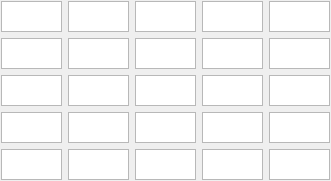
   <widget class="QWidget" name="gridLayoutWidget_2">
    <property name="geometry">
     <rect>
      <x>490</x>
      <y>90</y>
      <width>331</width>
      <height>181</height>
     </rect>
    </property>
    <layout class="QGridLayout" name="gridLayoutMatrixB">
     <property name="sizeConstraint">
      <enum>QLayout::SetDefaultConstraint</enum>
     </property>
     <property name="leftMargin">
      <number>1</number>
     </property>
     <property name="topMargin">
      <number>1</number>
     </property>
     <property name="rightMargin">
      <number>1</number>
     </property>
     <property name="bottomMargin">
      <number>1</number>
     </property>
     <item row="6" column="0">
      <widget class="QPlainTextEdit" name="plainTextEdit_B_5_1">
       <property name="minimumSize">
        <size>
         <width>61</width>
         <height>31</height>
        </size>
       </property>
       <property name="maximumSize">
        <size>
         <width>61</width>
         <height>31</height>
        </size>
       </property>
       <property name="verticalScrollBarPolicy">
        <enum>Qt::ScrollBarAlwaysOff</enum>
       </property>
       <property name="horizontalScrollBarPolicy">
        <enum>Qt::ScrollBarAlwaysOff</enum>
       </property>
       <property name="tabChangesFocus">
        <bool>true</bool>
       </property>
       <property name="lineWrapMode">
        <enum>QPlainTextEdit::NoWrap</enum>
       </property>
      </widget>
     </item>
     <item row="2" column="0">
      <widget class="QPlainTextEdit" name="plainTextEdit_B_3_1">
       <property name="minimumSize">
        <size>
         <width>61</width>
         <height>31</height>
        </size>
       </property>
       <property name="maximumSize">
        <size>
         <width>61</width>
         <height>31</height>
        </size>
       </property>
       <property name="verticalScrollBarPolicy">
        <enum>Qt::ScrollBarAlwaysOff</enum>
       </property>
       <property name="horizontalScrollBarPolicy">
        <enum>Qt::ScrollBarAlwaysOff</enum>
       </property>
       <property name="tabChangesFocus">
        <bool>true</bool>
       </property>
       <property name="lineWrapMode">
        <enum>QPlainTextEdit::NoWrap</enum>
       </property>
      </widget>
     </item>
     <item row="2" column="5">
      <widget class="QPlainTextEdit" name="plainTextEdit_B_3_4">
       <property name="minimumSize">
        <size>
         <width>61</width>
         <height>31</height>
        </size>
       </property>
       <property name="maximumSize">
        <size>
         <width>61</width>
         <height>31</height>
        </size>
       </property>
       <property name="verticalScrollBarPolicy">
        <enum>Qt::ScrollBarAlwaysOff</enum>
       </property>
       <property name="horizontalScrollBarPolicy">
        <enum>Qt::ScrollBarAlwaysOff</enum>
       </property>
       <property name="tabChangesFocus">
        <bool>true</bool>
       </property>
       <property name="lineWrapMode">
        <enum>QPlainTextEdit::NoWrap</enum>
       </property>
      </widget>
     </item>
     <item row="5" column="7">
      <widget class="QPlainTextEdit" name="plainTextEdit_B_4_5">
       <property name="minimumSize">
        <size>
         <width>61</width>
         <height>31</height>
        </size>
       </property>
       <property name="maximumSize">
        <size>
         <width>61</width>
         <height>31</height>
        </size>
       </property>
       <property name="verticalScrollBarPolicy">
        <enum>Qt::ScrollBarAlwaysOff</enum>
       </property>
       <property name="horizontalScrollBarPolicy">
        <enum>Qt::ScrollBarAlwaysOff</enum>
       </property>
       <property name="tabChangesFocus">
        <bool>true</bool>
       </property>
       <property name="lineWrapMode">
        <enum>QPlainTextEdit::NoWrap</enum>
       </property>
      </widget>
     </item>
     <item row="2" column="7">
      <widget class="QPlainTextEdit" name="plainTextEdit_B_3_5">
       <property name="minimumSize">
        <size>
         <width>61</width>
         <height>31</height>
        </size>
       </property>
       <property name="maximumSize">
        <size>
         <width>61</width>
         <height>31</height>
        </size>
       </property>
       <property name="verticalScrollBarPolicy">
        <enum>Qt::ScrollBarAlwaysOff</enum>
       </property>
       <property name="horizontalScrollBarPolicy">
        <enum>Qt::ScrollBarAlwaysOff</enum>
       </property>
       <property name="tabChangesFocus">
        <bool>true</bool>
       </property>
       <property name="lineWrapMode">
        <enum>QPlainTextEdit::NoWrap</enum>
       </property>
      </widget>
     </item>
     <item row="5" column="0">
      <widget class="QPlainTextEdit" name="plainTextEdit_B_4_1">
       <property name="minimumSize">
        <size>
         <width>61</width>
         <height>31</height>
        </size>
       </property>
       <property name="maximumSize">
        <size>
         <width>61</width>
         <height>31</height>
        </size>
       </property>
       <property name="verticalScrollBarPolicy">
        <enum>Qt::ScrollBarAlwaysOff</enum>
       </property>
       <property name="horizontalScrollBarPolicy">
        <enum>Qt::ScrollBarAlwaysOff</enum>
       </property>
       <property name="tabChangesFocus">
        <bool>true</bool>
       </property>
       <property name="lineWrapMode">
        <enum>QPlainTextEdit::NoWrap</enum>
       </property>
      </widget>
     </item>
     <item row="2" column="2">
      <widget class="QPlainTextEdit" name="plainTextEdit_B_3_2">
       <property name="minimumSize">
        <size>
         <width>61</width>
         <height>31</height>
        </size>
       </property>
       <property name="maximumSize">
        <size>
         <width>61</width>
         <height>31</height>
        </size>
       </property>
       <property name="verticalScrollBarPolicy">
        <enum>Qt::ScrollBarAlwaysOff</enum>
       </property>
       <property name="horizontalScrollBarPolicy">
        <enum>Qt::ScrollBarAlwaysOff</enum>
       </property>
       <property name="tabChangesFocus">
        <bool>true</bool>
       </property>
       <property name="lineWrapMode">
        <enum>QPlainTextEdit::NoWrap</enum>
       </property>
      </widget>
     </item>
     <item row="5" column="4">
      <widget class="QPlainTextEdit" name="plainTextEdit_B_4_3">
       <property name="minimumSize">
        <size>
         <width>61</width>
         <height>31</height>
        </size>
       </property>
       <property name="maximumSize">
        <size>
         <width>61</width>
         <height>31</height>
        </size>
       </property>
       <property name="verticalScrollBarPolicy">
        <enum>Qt::ScrollBarAlwaysOff</enum>
       </property>
       <property name="horizontalScrollBarPolicy">
        <enum>Qt::ScrollBarAlwaysOff</enum>
       </property>
       <property name="tabChangesFocus">
        <bool>true</bool>
       </property>
       <property name="lineWrapMode">
        <enum>QPlainTextEdit::NoWrap</enum>
       </property>
      </widget>
     </item>
     <item row="1" column="7">
      <widget class="QPlainTextEdit" name="plainTextEdit_B_2_5">
       <property name="minimumSize">
        <size>
         <width>61</width>
         <height>31</height>
        </size>
       </property>
       <property name="maximumSize">
        <size>
         <width>61</width>
         <height>31</height>
        </size>
       </property>
       <property name="verticalScrollBarPolicy">
        <enum>Qt::ScrollBarAlwaysOff</enum>
       </property>
       <property name="horizontalScrollBarPolicy">
        <enum>Qt::ScrollBarAlwaysOff</enum>
       </property>
       <property name="tabChangesFocus">
        <bool>true</bool>
       </property>
       <property name="lineWrapMode">
        <enum>QPlainTextEdit::NoWrap</enum>
       </property>
      </widget>
     </item>
     <item row="6" column="5">
      <widget class="QPlainTextEdit" name="plainTextEdit_B_5_4">
       <property name="minimumSize">
        <size>
         <width>61</width>
         <height>31</height>
        </size>
       </property>
       <property name="maximumSize">
        <size>
         <width>61</width>
         <height>31</height>
        </size>
       </property>
       <property name="verticalScrollBarPolicy">
        <enum>Qt::ScrollBarAlwaysOff</enum>
       </property>
       <property name="horizontalScrollBarPolicy">
        <enum>Qt::ScrollBarAlwaysOff</enum>
       </property>
       <property name="tabChangesFocus">
        <bool>true</bool>
       </property>
       <property name="lineWrapMode">
        <enum>QPlainTextEdit::NoWrap</enum>
       </property>
      </widget>
     </item>
     <item row="1" column="4">
      <widget class="QPlainTextEdit" name="plainTextEdit_B_2_3">
       <property name="minimumSize">
        <size>
         <width>61</width>
         <height>31</height>
        </size>
       </property>
       <property name="maximumSize">
        <size>
         <width>61</width>
         <height>31</height>
        </size>
       </property>
       <property name="verticalScrollBarPolicy">
        <enum>Qt::ScrollBarAlwaysOff</enum>
       </property>
       <property name="horizontalScrollBarPolicy">
        <enum>Qt::ScrollBarAlwaysOff</enum>
       </property>
       <property name="tabChangesFocus">
        <bool>true</bool>
       </property>
       <property name="lineWrapMode">
        <enum>QPlainTextEdit::NoWrap</enum>
       </property>
      </widget>
     </item>
     <item row="6" column="4">
      <widget class="QPlainTextEdit" name="plainTextEdit_B_5_3">
       <property name="minimumSize">
        <size>
         <width>61</width>
         <height>31</height>
        </size>
       </property>
       <property name="maximumSize">
        <size>
         <width>61</width>
         <height>31</height>
        </size>
       </property>
       <property name="verticalScrollBarPolicy">
        <enum>Qt::ScrollBarAlwaysOff</enum>
       </property>
       <property name="horizontalScrollBarPolicy">
        <enum>Qt::ScrollBarAlwaysOff</enum>
       </property>
       <property name="tabChangesFocus">
        <bool>true</bool>
       </property>
       <property name="lineWrapMode">
        <enum>QPlainTextEdit::NoWrap</enum>
       </property>
      </widget>
     </item>
     <item row="0" column="7">
      <widget class="QPlainTextEdit" name="plainTextEdit_B_1_5">
       <property name="minimumSize">
        <size>
         <width>61</width>
         <height>31</height>
        </size>
       </property>
       <property name="maximumSize">
        <size>
         <width>61</width>
         <height>31</height>
        </size>
       </property>
       <property name="verticalScrollBarPolicy">
        <enum>Qt::ScrollBarAlwaysOff</enum>
       </property>
       <property name="horizontalScrollBarPolicy">
        <enum>Qt::ScrollBarAlwaysOff</enum>
       </property>
       <property name="tabChangesFocus">
        <bool>true</bool>
       </property>
       <property name="lineWrapMode">
        <enum>QPlainTextEdit::NoWrap</enum>
       </property>
      </widget>
     </item>
     <item row="0" column="5">
      <widget class="QPlainTextEdit" name="plainTextEdit_B_1_4">
       <property name="minimumSize">
        <size>
         <width>61</width>
         <height>31</height>
        </size>
       </property>
       <property name="maximumSize">
        <size>
         <width>61</width>
         <height>31</height>
        </size>
       </property>
       <property name="verticalScrollBarPolicy">
        <enum>Qt::ScrollBarAlwaysOff</enum>
       </property>
       <property name="horizontalScrollBarPolicy">
        <enum>Qt::ScrollBarAlwaysOff</enum>
       </property>
       <property name="tabChangesFocus">
        <bool>true</bool>
       </property>
       <property name="lineWrapMode">
        <enum>QPlainTextEdit::NoWrap</enum>
       </property>
      </widget>
     </item>
     <item row="0" column="2">
      <widget class="QPlainTextEdit" name="plainTextEdit_B_1_2">
       <property name="minimumSize">
        <size>
         <width>61</width>
         <height>31</height>
        </size>
       </property>
       <property name="maximumSize">
        <size>
         <width>61</width>
         <height>31</height>
        </size>
       </property>
       <property name="font">
        <font>
         <pointsize>9</pointsize>
        </font>
       </property>
       <property name="verticalScrollBarPolicy">
        <enum>Qt::ScrollBarAlwaysOff</enum>
       </property>
       <property name="horizontalScrollBarPolicy">
        <enum>Qt::ScrollBarAlwaysOff</enum>
       </property>
       <property name="tabChangesFocus">
        <bool>true</bool>
       </property>
       <property name="lineWrapMode">
        <enum>QPlainTextEdit::NoWrap</enum>
       </property>
      </widget>
     </item>
     <item row="5" column="2">
      <widget class="QPlainTextEdit" name="plainTextEdit_B_4_2">
       <property name="minimumSize">
        <size>
         <width>61</width>
         <height>31</height>
        </size>
       </property>
       <property name="maximumSize">
        <size>
         <width>61</width>
         <height>31</height>
        </size>
       </property>
       <property name="verticalScrollBarPolicy">
        <enum>Qt::ScrollBarAlwaysOff</enum>
       </property>
       <property name="horizontalScrollBarPolicy">
        <enum>Qt::ScrollBarAlwaysOff</enum>
       </property>
       <property name="tabChangesFocus">
        <bool>true</bool>
       </property>
       <property name="lineWrapMode">
        <enum>QPlainTextEdit::NoWrap</enum>
       </property>
      </widget>
     </item>
     <item row="0" column="0">
      <widget class="QPlainTextEdit" name="plainTextEdit_B_1_1">
       <property name="minimumSize">
        <size>
         <width>61</width>
         <height>31</height>
        </size>
       </property>
       <property name="maximumSize">
        <size>
         <width>61</width>
         <height>31</height>
        </size>
       </property>
       <property name="verticalScrollBarPolicy">
        <enum>Qt::ScrollBarAlwaysOff</enum>
       </property>
       <property name="horizontalScrollBarPolicy">
        <enum>Qt::ScrollBarAlwaysOff</enum>
       </property>
       <property name="tabChangesFocus">
        <bool>true</bool>
       </property>
       <property name="lineWrapMode">
        <enum>QPlainTextEdit::NoWrap</enum>
       </property>
      </widget>
     </item>
     <item row="1" column="2">
      <widget class="QPlainTextEdit" name="plainTextEdit_B_2_2">
       <property name="minimumSize">
        <size>
         <width>61</width>
         <height>31</height>
        </size>
       </property>
       <property name="maximumSize">
        <size>
         <width>61</width>
         <height>31</height>
        </size>
       </property>
       <property name="verticalScrollBarPolicy">
        <enum>Qt::ScrollBarAlwaysOff</enum>
       </property>
       <property name="horizontalScrollBarPolicy">
        <enum>Qt::ScrollBarAlwaysOff</enum>
       </property>
       <property name="tabChangesFocus">
        <bool>true</bool>
       </property>
       <property name="lineWrapMode">
        <enum>QPlainTextEdit::NoWrap</enum>
       </property>
      </widget>
     </item>
     <item row="6" column="2">
      <widget class="QPlainTextEdit" name="plainTextEdit_B_5_2">
       <property name="minimumSize">
        <size>
         <width>61</width>
         <height>31</height>
        </size>
       </property>
       <property name="maximumSize">
        <size>
         <width>61</width>
         <height>31</height>
        </size>
       </property>
       <property name="verticalScrollBarPolicy">
        <enum>Qt::ScrollBarAlwaysOff</enum>
       </property>
       <property name="horizontalScrollBarPolicy">
        <enum>Qt::ScrollBarAlwaysOff</enum>
       </property>
       <property name="tabChangesFocus">
        <bool>true</bool>
       </property>
       <property name="lineWrapMode">
        <enum>QPlainTextEdit::NoWrap</enum>
       </property>
      </widget>
     </item>
     <item row="0" column="4">
      <widget class="QPlainTextEdit" name="plainTextEdit_B_1_3">
       <property name="minimumSize">
        <size>
         <width>61</width>
         <height>31</height>
        </size>
       </property>
       <property name="maximumSize">
        <size>
         <width>61</width>
         <height>31</height>
        </size>
       </property>
       <property name="verticalScrollBarPolicy">
        <enum>Qt::ScrollBarAlwaysOff</enum>
       </property>
       <property name="horizontalScrollBarPolicy">
        <enum>Qt::ScrollBarAlwaysOff</enum>
       </property>
       <property name="tabChangesFocus">
        <bool>true</bool>
       </property>
       <property name="lineWrapMode">
        <enum>QPlainTextEdit::NoWrap</enum>
       </property>
      </widget>
     </item>
     <item row="6" column="7">
      <widget class="QPlainTextEdit" name="plainTextEdit_B_5_5">
       <property name="minimumSize">
        <size>
         <width>61</width>
         <height>31</height>
        </size>
       </property>
       <property name="maximumSize">
        <size>
         <width>61</width>
         <height>31</height>
        </size>
       </property>
       <property name="verticalScrollBarPolicy">
        <enum>Qt::ScrollBarAlwaysOff</enum>
       </property>
       <property name="horizontalScrollBarPolicy">
        <enum>Qt::ScrollBarAlwaysOff</enum>
       </property>
       <property name="tabChangesFocus">
        <bool>true</bool>
       </property>
       <property name="lineWrapMode">
        <enum>QPlainTextEdit::NoWrap</enum>
       </property>
      </widget>
     </item>
     <item row="1" column="5">
      <widget class="QPlainTextEdit" name="plainTextEdit_B_2_4">
       <property name="minimumSize">
        <size>
         <width>61</width>
         <height>31</height>
        </size>
       </property>
       <property name="maximumSize">
        <size>
         <width>61</width>
         <height>31</height>
        </size>
       </property>
       <property name="verticalScrollBarPolicy">
        <enum>Qt::ScrollBarAlwaysOff</enum>
       </property>
       <property name="horizontalScrollBarPolicy">
        <enum>Qt::ScrollBarAlwaysOff</enum>
       </property>
       <property name="tabChangesFocus">
        <bool>true</bool>
       </property>
       <property name="lineWrapMode">
        <enum>QPlainTextEdit::NoWrap</enum>
       </property>
      </widget>
     </item>
     <item row="2" column="4">
      <widget class="QPlainTextEdit" name="plainTextEdit_B_3_3">
       <property name="minimumSize">
        <size>
         <width>61</width>
         <height>31</height>
        </size>
       </property>
       <property name="maximumSize">
        <size>
         <width>61</width>
         <height>31</height>
        </size>
       </property>
       <property name="verticalScrollBarPolicy">
        <enum>Qt::ScrollBarAlwaysOff</enum>
       </property>
       <property name="horizontalScrollBarPolicy">
        <enum>Qt::ScrollBarAlwaysOff</enum>
       </property>
       <property name="tabChangesFocus">
        <bool>true</bool>
       </property>
       <property name="lineWrapMode">
        <enum>QPlainTextEdit::NoWrap</enum>
       </property>
      </widget>
     </item>
     <item row="1" column="0">
      <widget class="QPlainTextEdit" name="plainTextEdit_B_2_1">
       <property name="minimumSize">
        <size>
         <width>61</width>
         <height>31</height>
        </size>
       </property>
       <property name="maximumSize">
        <size>
         <width>61</width>
         <height>31</height>
        </size>
       </property>
       <property name="verticalScrollBarPolicy">
        <enum>Qt::ScrollBarAlwaysOff</enum>
       </property>
       <property name="horizontalScrollBarPolicy">
        <enum>Qt::ScrollBarAlwaysOff</enum>
       </property>
       <property name="tabChangesFocus">
        <bool>true</bool>
       </property>
       <property name="lineWrapMode">
        <enum>QPlainTextEdit::NoWrap</enum>
       </property>
      </widget>
     </item>
     <item row="5" column="5">
      <widget class="QPlainTextEdit" name="plainTextEdit_B_4_4">
       <property name="minimumSize">
        <size>
         <width>61</width>
         <height>31</height>
        </size>
       </property>
       <property name="maximumSize">
        <size>
         <width>61</width>
         <height>31</height>
        </size>
       </property>
       <property name="verticalScrollBarPolicy">
        <enum>Qt::ScrollBarAlwaysOff</enum>
       </property>
       <property name="horizontalScrollBarPolicy">
        <enum>Qt::ScrollBarAlwaysOff</enum>
       </property>
       <property name="tabChangesFocus">
        <bool>true</bool>
       </property>
       <property name="lineWrapMode">
        <enum>QPlainTextEdit::NoWrap</enum>
       </property>
      </widget>
     </item>
    </layout>
   </widget>
